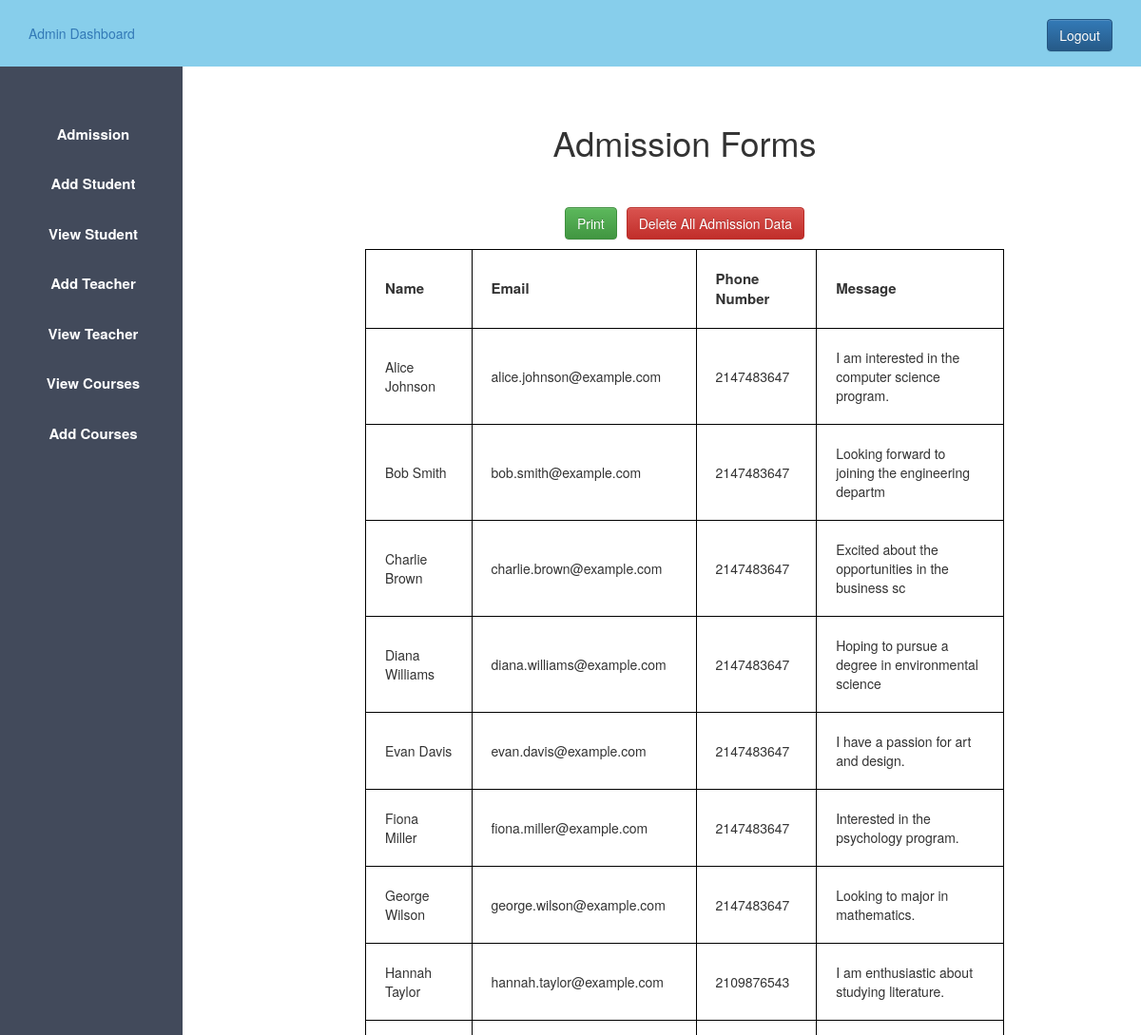
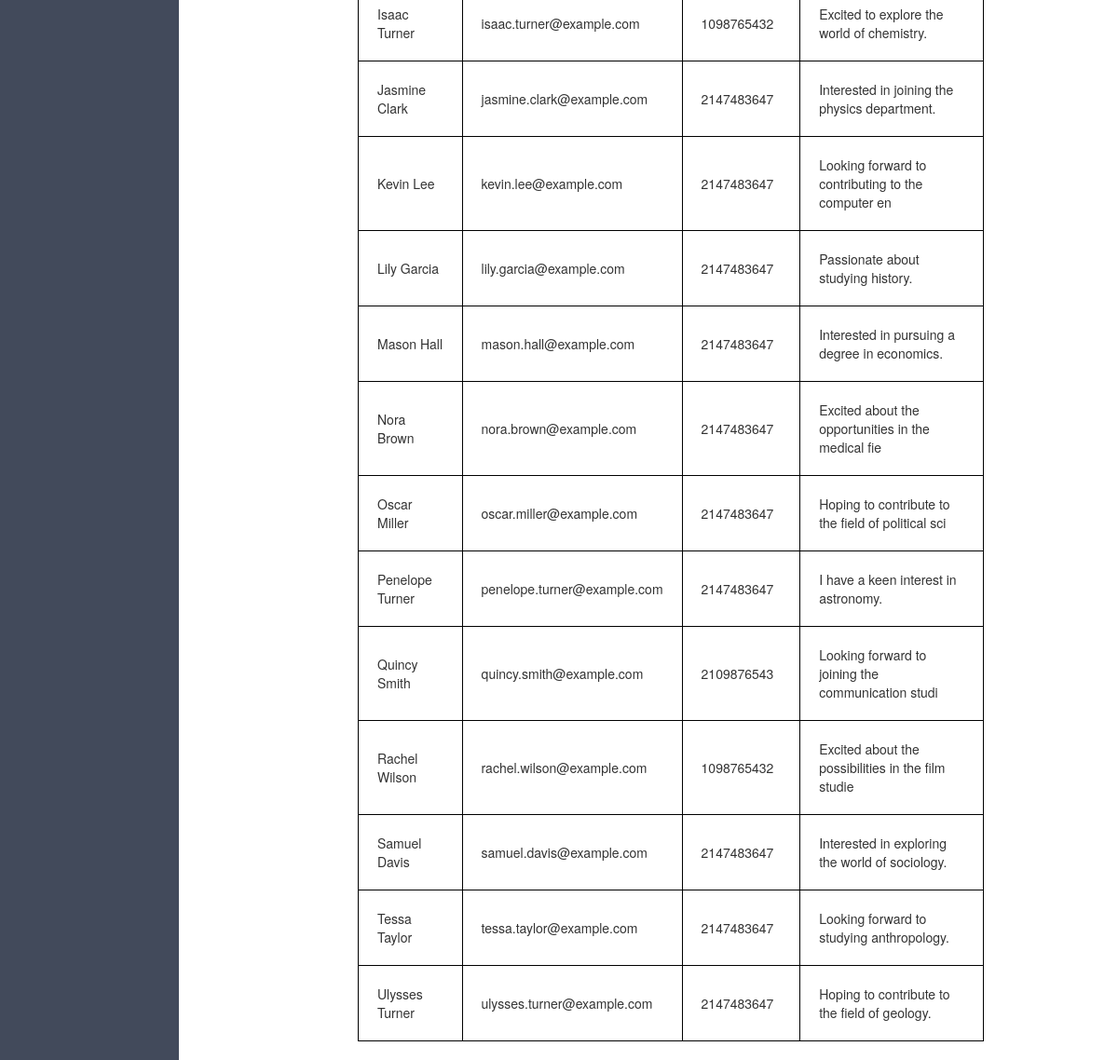
Screenshot of /admission.php (signed in) with the database file from the repository (2 pictures, top to bottom).
### tables this page shows
CREATE TABLE `admission` (
  `id` int(11) NOT NULL,
  `name` varchar(30) DEFAULT NULL,
  `email` varchar(38) DEFAULT NULL,
  `phone` int(100) DEFAULT NULL,
  `message` varchar(50) DEFAULT NULL
);

### admission.php (the view, shortened to what this page needs)
<?php
$host = "localhost";
$user = "root";
$password = "";
$db = "schoolproject";
$data = mysqli_connect($host, $user, $password, $db);
$sql = "SELECT * FROM admission";
$result = mysqli_query($data, $sql) or die(mysqli_error());
?>
<!DOCTYPE html>
<html lang="en">
<head>
    <?php
    include 'admin_css.php';
    ?>
</head>
<body>
    <?php
    include 'admin_sidebar.php';
    ?>
    <div class="content">
        <center>
            <h1>Admission Forms</h1>
            <div class="button-container">
                <button id="printButton" class="btn btn-success" onclick="printTable()">Print</button>
                <form action="delete.php" method="GET" onsubmit="return confirmDelete()">
                    <button type="submit" name="admission_delete" class="btn btn-danger">Delete All Admission Data</button>
                </form>
            </div>
            <div id="printContent">
                <table>
                    <tr>
                        <th>Name</th>
                        <th>Email</th>
                        <th>Phone Number</th>
                        <th>Message</th>
                    </tr>
                    <?php
                    while ($row = mysqli_fetch_array($result)) {
                        echo "<tr>";
                        echo '<td>' . $row['name'] . "</td>";
                        echo '<td>' . $row['email'] . "</td>";
                        echo '<td>' . $row['phone'] . "</td>";
                        echo '<td>' . $row['message'] . "</td>";
                        echo " </tr>";
                    }
                    ?>
                </table>
            </div>
        </center>
    </div>
</body>
</html>

### admin.css (style rules this page uses)
* { margin: 0px; margin: 0px; }
.content { margin-left: 20%;; margin-top: 5%; margin-bottom: 20px; }
body { padding-top: 70px; }

### rows the page displays
admission: name "Alice Johnson", email "alice.johnson@example.com", phone "2147483647", message "I am interested in the computer science program."
admission: name "Bob Smith", email "bob.smith@example.com", phone "2147483647", message "Looking forward to joining the engineering departm"
admission: name "Charlie Brown", email "charlie.brown@example.com", phone "2147483647", message "Excited about the opportunities in the business sc"
admission: name "Diana Williams", email "diana.williams@example.com", phone "2147483647", message "Hoping to pursue a degree in environmental science"
admission: name "Evan Davis", email "evan.davis@example.com", phone "2147483647", message "I have a passion for art and design."
admission: name "Fiona Miller", email "fiona.miller@example.com", phone "2147483647", message "Interested in the psychology program."
admission: name "George Wilson", email "george.wilson@example.com", phone "2147483647", message "Looking to major in mathematics."
admission: name "Hannah Taylor", email "hannah.taylor@example.com", phone "2109876543", message "I am enthusiastic about studying literature."
admission: name "Isaac Turner", email "isaac.turner@example.com", phone "1098765432", message "Excited to explore the world of chemistry."
admission: name "Jasmine Clark", email "jasmine.clark@example.com", phone "2147483647", message "Interested in joining the physics department."
admission: name "Kevin Lee", email "kevin.lee@example.com", phone "2147483647", message "Looking forward to contributing to the computer en"
admission: name "Lily Garcia", email "lily.garcia@example.com", phone "2147483647", message "Passionate about studying history."
admission: name "Mason Hall", email "mason.hall@example.com", phone "2147483647", message "Interested in pursuing a degree in economics."
admission: name "Nora Brown", email "nora.brown@example.com", phone "2147483647", message "Excited about the opportunities in the medical fie"
admission: name "Oscar Miller", email "oscar.miller@example.com", phone "2147483647", message "Hoping to contribute to the field of political sci"
admission: name "Penelope Turner", email "penelope.turner@example.com", phone "2147483647", message "I have a keen interest in astronomy."
admission: name "Quincy Smith", email "quincy.smith@example.com", phone "2109876543", message "Looking forward to joining the communication studi"
admission: name "Rachel Wilson", email "rachel.wilson@example.com", phone "1098765432", message "Excited about the possibilities in the film studie"
admission: name "Samuel Davis", email "samuel.davis@example.com", phone "2147483647", message "Interested in exploring the world of sociology."
admission: name "Tessa Taylor", email "tessa.taylor@example.com", phone "2147483647", message "Looking forward to studying anthropology."
admission: name "Ulysses Turner", email "ulysses.turner@example.com", phone "2147483647", message "Hoping to contribute to the field of geology."
